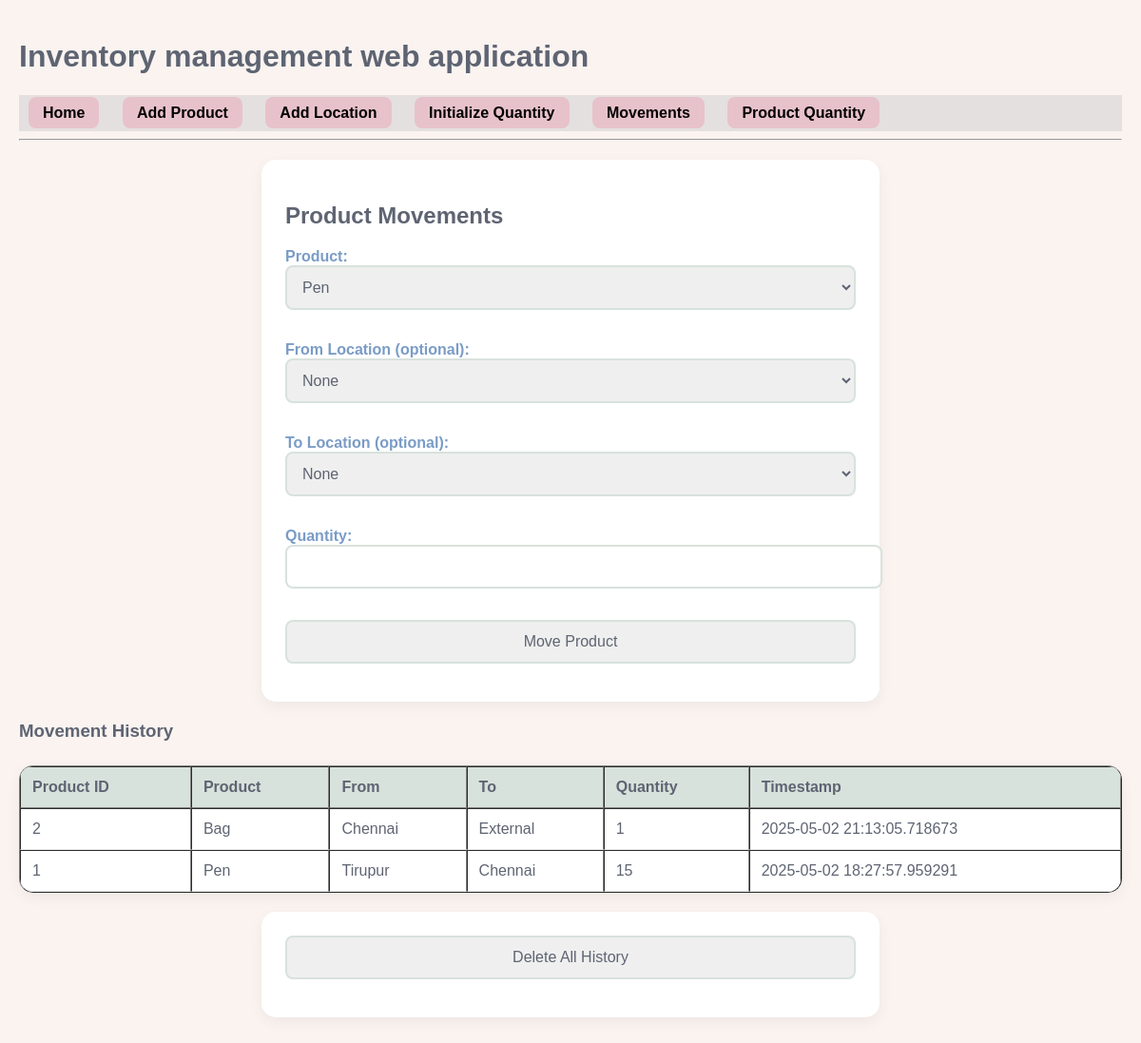
/movements, run on the app's committed database.
### tables this page shows
CREATE TABLE movements (
    id INTEGER PRIMARY KEY AUTOINCREMENT,
    product_id INTEGER,
    from_location INTEGER,
    to_location INTEGER,
    qty INTEGER, timestamp TEXT,
    FOREIGN KEY(product_id) REFERENCES products(id),
    FOREIGN KEY(from_location) REFERENCES locations(id),
    FOREIGN KEY(to_location) REFERENCES locations(id));

CREATE TABLE products (
            id INTEGER PRIMARY KEY,
            name TEXT NOT NULL
        );

CREATE TABLE locations (
            id INTEGER PRIMARY KEY,
            name TEXT NOT NULL
        );

### app.py (the view, shortened to what this page needs)
@app.route('/movements',methods=['GET','POST'])
def movements():
    conn=get_db_connection()
    error_message=None
    products=conn.execute('SELECT id,name FROM products').fetchall()
    locations=conn.execute('SELECT id,name FROM locations').fetchall()
    movements=conn.execute("""SELECT m.timestamp,m.product_id,fl.name AS from_name,tl.name AS to_name,m.qty AS quantity,p.name AS product_name
    FROM movements m
    JOIN products p ON m.product_id=p.id
    LEFT JOIN locations fl ON m.from_location=fl.id
    LEFT JOIN locations tl ON m.to_location=tl.id
    ORDER BY m.timestamp DESC""").fetchall()
    conn.close()
    return render_template('movements.html',products=products,locations=locations,movements=movements,error_message=error_message)

### app.py (called while the page is built)
def get_db_connection():
    conn=sqlite3.connect(DATABASE)
    conn.row_factory=sqlite3.Row
    return conn

### templates/movements.html (shortened to what this page needs)
{% extends "base.html" %}
{% block content %}
<form method="post">
    <h2>Product Movements</h2>
    <label for="product_id">Product:</label>
    <select name="product_id" required>
        {% for product in products %}
            <option value="{{product.id}}"{% if request.form.product_id==product.id|string %}selected{% endif %}>
                {{product.name}}
            </option>
        {% endfor %}
    </select>
    <br><br>
    <label for="from_location">From Location (optional):</label>
    <select name="from_location">
        <option value="">None</option>
    </select>
    <br><br>
    <label for="to_location">To Location (optional):</label>
    <select name="to_location">
        <option value="">None</option>
    </select>
    <br><br>
    <label for="qty">Quantity:</label>
    <input type="number" id="qty" name="qty" required value="{{ request.form.qty or '' }}">
    <br><br>
    <input type="submit"value="Move Product">
</form>
<h3>Movement History</h3>
<table border="1">
    <thead>
        <tr>
            <th>Product ID</th>
            <th>Product</th>
            <th>From</th>
            <th>To</th>
            <th>Quantity</th>
            <th>Timestamp</th>
        </tr>
    </thead>
    <tbody>
        {% for move in movements %}
        <tr>
            <td>{{move.product_id}}</td>
            <td>{{move.product_name}}</td>
            <td>{{move.from_name if move.from_name else 'External'}}</td>
            <td>{{move.to_name if move.to_name else 'External'}}</td>
            <td>{{move.quantity}}</td>
            <td>{{move['timestamp']or'N/A'}}</td>
        </tr>
        {% endfor %}
    </tbody>
</table>
<form method="post" action="{{url_for('delete_movements')}}"onsubmit="return confirm('Are you sure you want to delete all movement history?');">
    <input type="submit"value="Delete All History">
</form>
{% endblock %}

### static/style.css (style rules this page uses)
body { font-family:'Quicksand',sans-serif; background-color:#faf3f0; color:#5e6472; margin:0; padding:20px; }
form { max-width:600px; margin:20px auto; padding:25px; background-color:#fff; border-radius:15px; box-shadow:0 5px 15px rgba(0,0,0,0.05); }
form input,form textarea,form select { width:100%; padding:12px; margin-bottom:15px; border:2px solid #d8e2dc; border-radius:8px; font-size:16px; color:#5e6472; }
form label { color:#7a9cc6; font-weight:600; margin-bottom:8px; }
table { width:100%; border-collapse:separate; border-spacing:0; margin-top:25px; background-color:#fff; border-radius:15px; overflow:hidden; box-shadow:0 5px 15px rgba(0,0,0,0.05); }
th { background-color:#d8e2dc; color:#5e6472; padding:12px; text-align:left; }
td { padding:12px; border-bottom:1px solid #eaeaea; }

### data on the page
movements: product_id "2", product_name "Bag", name "Chennai", to_name "External", quantity "1", timestamp "2025-05-02 21:13:05.718673"
movements: product_id "1", product_name "Pen", name "Tirupur", name "Chennai", quantity "15", timestamp "2025-05-02 18:27:57.959291"

### other printed values
form field product_id "Pen"
